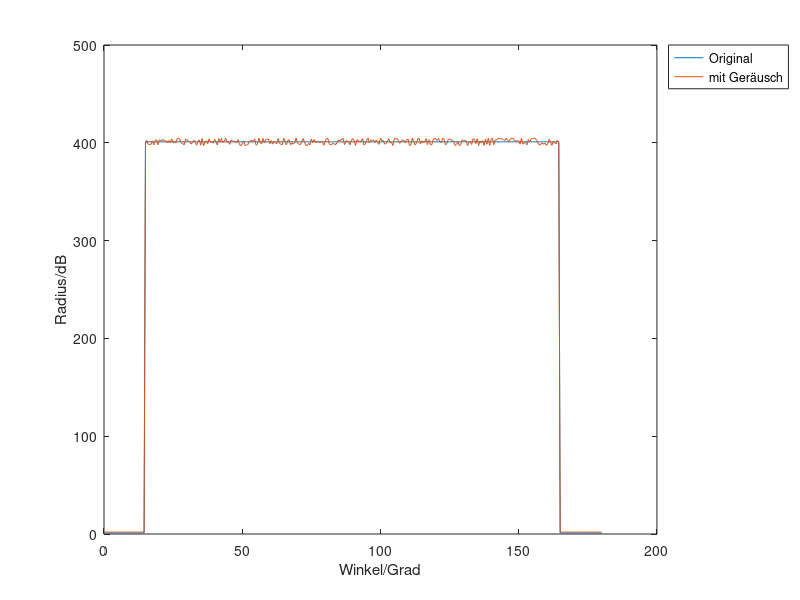

MATLAB code for this plot: (Note: this script raises an error after producing the figure.)
% Beschreibung: Implementation vom Test 3 in der Dokumentation

%% Signalerzeugung %%
midVal = 400;
repeatedTimeValMid = 150;%Ton = 2*repeatedTimeValMid
tVal = 0:0.5:180;
tComp = 90;
xVal = midVal*rectpuls(tVal-tComp,repeatedTimeValMid)+1;
onIntervalBegin = (180*2-repeatedTimeValMid/0.5)/2 + 1;
onIntervalEnd = onIntervalBegin + repeatedTimeValMid/0.5 -1;
minRange = -1;
maxRange = 1;
noise = minRange + (maxRange - minRange).*rand(1,repeatedTimeValMid/0.5);
ah = 4;% erlaubte Höhenabweichung
noise = ah*noise;
xnVal = [xVal(1:onIntervalBegin-1) noise xVal(onIntervalEnd+1:end)];
xnVal = xnVal + xVal;
draw = 1;
figureNo = 1;
if draw == 1
    figure('Name','Das Originalsignal und Signal mit schwächen Rauschen');
    plot(tVal,xVal,'-',tVal,xnVal,'-');
    figureNo = figureNo + 1;
    legend('Original','mit Geräusch','Location','northeastoutside');
    xlabel('Winkel/Grad');
    ylabel('Radius/dB');
end

%% Berechnung der Wirkung des Filters %%
draw = 0;
% Das vom Maximally-Flat-Methode-entworfene Filter
phase = 1;
filterObj = filterMaximallyFlatFIR_p4;
output = filterIIR(xnVal, tVal, filterObj, draw, phase, figureNo);
if draw == 1
    figureNo = figureNo + 1;
end
% verlorene Punkte aufgrund der Steigung von einem Bereich zu einem
% neuen Bereich: von Diagramm aus dem 2. Versuch (Test2) abgelesen
lostedPointBegin = 1;
lostedPointEnd = 1;
onIntervalBegin = onIntervalBegin + lostedPointBegin;
onIntervalEnd = onIntervalEnd - lostedPointEnd;
diff_mf = output(onIntervalBegin:onIntervalEnd)./xnVal(onIntervalBegin:onIntervalEnd);
diff_mf = 20.*log(diff_mf);
diff_mf = rms(diff_mf);

% Das vom Window-Kaiser-Methode-entworfene Filter
draw = 0;
phase = 2;
filterObj = filterWindowKaiser_p10;
output = filterFIR(xnVal, tVal, filterObj, draw, phase, figureNo);
if draw == 1
    figureNo = figureNo + 1;
end
% verlorene Punkte aufgrund der Steigung von einem Bereich zu einem
% neuen Bereich: von Diagramm aus dem 3. Versuch (Test2) abgelesen
lostedPointBegin = 1;
lostedPointEnd = 2;
onIntervalBegin = onIntervalBegin + lostedPointBegin;
onIntervalEnd = onIntervalEnd - lostedPointEnd;
diff_wk = output(onIntervalBegin:onIntervalEnd)./xnVal(onIntervalBegin:onIntervalEnd);
diff_wk = 20.*log(diff_wk);
diff_wk = rms(diff_wk);

% Das vom Least-Squares-Methode-entworfene Filter
draw = 0;
phase = 2;
filterObj = filterLeastSquares_p11;
output = filterFIR(xnVal, tVal, filterObj, draw, phase, figureNo);
if draw == 1
    figureNo = figureNo + 1;
end
% verlorene Punkte aufgrund der Steigung von einem Bereich zu einem
% neuen Bereich: von Diagramm aus dem 3. Versuch (Test2) abgelesen
lostedPointBegin = 1;
lostedPointEnd = 2;
onIntervalBegin = onIntervalBegin + lostedPointBegin;
onIntervalEnd = onIntervalEnd - lostedPointEnd;
diff_lsq = output(onIntervalBegin:onIntervalEnd)./xnVal(onIntervalBegin:onIntervalEnd);
diff_lsq = 20.*log(diff_lsq);
diff_lsq = rms(diff_lsq);

% Das vom Equiripple-Methode-entworfenen Filter
draw = 0;
phase = 2;
filterObj = filterEquiripple_p3;
output = filterFIR(xnVal, tVal, filterObj, draw, phase, figureNo);
if draw == 1
    figureNo = figureNo + 1;
end
% verlorene Punkte aufgrund der Steigung von einem Bereich zu einem
% neuen Bereich: von Diagramm aus dem 3. Versuch (Test2) abgelesen
lostedPointBegin = 1;
lostedPointEnd = 2;
onIntervalBegin = onIntervalBegin + lostedPointBegin;
onIntervalEnd = onIntervalEnd - lostedPointEnd;
diff_eq = output(onIntervalBegin:onIntervalEnd)./xnVal(onIntervalBegin:onIntervalEnd);
diff_eq = 20.*log(diff_eq);
diff_eq = rms(diff_eq);

% Das vom Window-Bartlett-Methode-entworfene Filter
draw = 0;
phase = 2;
filterObj = filterWindowBarlett_p2;
output = filterFIR(xnVal, tVal, filterObj, draw, phase, figureNo);
if draw == 1
    figureNo = figureNo + 1;
end
% verlorene Punkte aufgrund der Steigung von einem Bereich zu einem
% neuen Bereich: von Diagramm aus dem 3. Versuch (Test2) abgelesen
lostedPointBegin = 0;
lostedPointEnd = 1;
onIntervalBegin = onIntervalBegin + lostedPointBegin;
onIntervalEnd = onIntervalEnd - lostedPointEnd;
diff_wb = output(onIntervalBegin:onIntervalEnd)./xnVal(onIntervalBegin:onIntervalEnd);
diff_wb = 20.*log(diff_wb);
diff_wb = rms(diff_wb);

% Das vom Window-Rectangular-Methode-entworfenen Filter
draw = 0;
phase = 2;
filterObj = filterWindowRectangular_p3;
output = filterFIR(xnVal, tVal, filterObj, draw, phase, figureNo);
if draw == 1
    figureNo = figureNo + 1;
end
% verlorene Punkte aufgrund der Steigung von einem Bereich zu einem
% neuen Bereich: von Diagramm aus dem 3. Versuch (Test2) abgelesen
lostedPointBegin = 1;
lostedPointEnd = 2;
onIntervalBegin = onIntervalBegin + lostedPointBegin;
onIntervalEnd = onIntervalEnd - lostedPointEnd;
diff_wr = output(onIntervalBegin:onIntervalEnd)./xnVal(onIntervalBegin:onIntervalEnd);
diff_wr = 20.*log(diff_wr);
diff_wr = rms(diff_wr);

% Das vom Window-Triangular-Methode-entworfenen Filter
draw = 0;
phase = 2;
filterObj = filterWindowTriangular_p1;
output = filterFIR(xnVal, tVal, filterObj, draw, phase, figureNo);
if draw == 1
    figureNo = figureNo + 1;
end
% verlorene Punkte aufgrund der Steigung von einem Bereich zu einem
% neuen Bereich: von Diagramm aus dem 3. Versuch (Test2) abgelesen
lostedPointBegin = 1;
lostedPointEnd = 2;
onIntervalBegin = onIntervalBegin + lostedPointBegin;
onIntervalEnd = onIntervalEnd - lostedPointEnd;
diff_wt = output(onIntervalBegin:onIntervalEnd)./xnVal(onIntervalBegin:onIntervalEnd);
diff_wt = 20.*log(diff_wt);
diff_wt = rms(diff_wt);